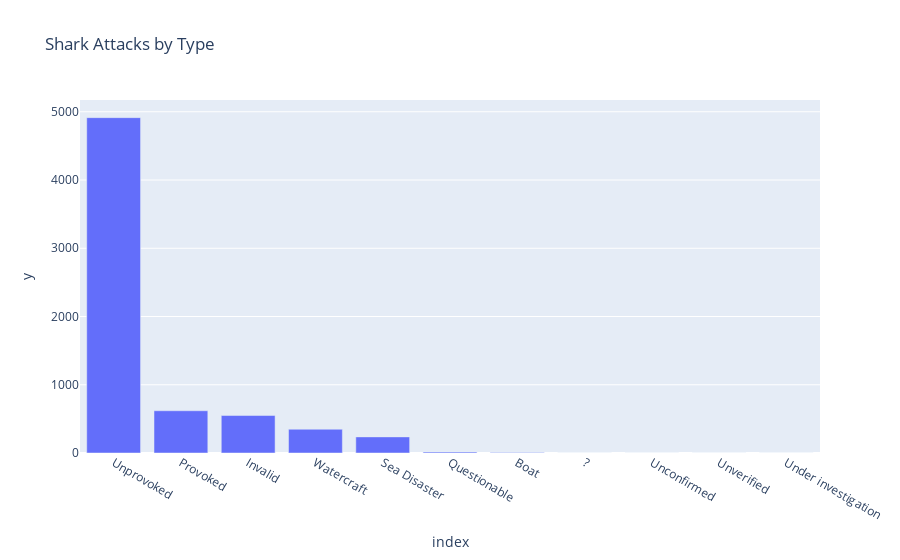

Notebook code cell kept with this figure:
### Code cell
# Visualization 7: Shark Attacks by Type
type_counts = df['Type'].value_counts()
fig7 = px.bar(type_counts, x=type_counts.index, y=type_counts.values, title='Shark Attacks by Type')
fig7.show()

### Figure 1 — Plotly figure (JSON) as saved in the notebook; plotly's stock layout.template omitted (floating-point values rounded to 4 significant figures)
{"data": [{"alignmentgroup": "True", "hovertemplate": "index=%{x}<br>y=%{y}<extra></extra>", "legendgroup": "", "marker": {"color": "#636efa", "pattern": {"shape": ""}}, "name": "", "offsetgroup": "", "orientation": "v", "showlegend": false, "textposition": "auto", "type": "bar", "x": ["Unprovoked", "Provoked", "Invalid", "Watercraft", "Sea Disaster", "Questionable", "Boat", "?", "Unconfirmed", "Unverified", "Under investigation"], "xaxis": "x", "y": [4914, 619, 549, 348, 236, 14, 7, 1, 1, 1, 1], "yaxis": "y"}], "layout": {"barmode": "relative", "legend": {"tracegroupgap": 0}, "title": {"text": "Shark Attacks by Type"}, "xaxis": {"anchor": "y", "domain": [0, 1], "title": {"text": "index"}}, "yaxis": {"anchor": "x", "domain": [0, 1], "title": {"text": "y"}}}}
